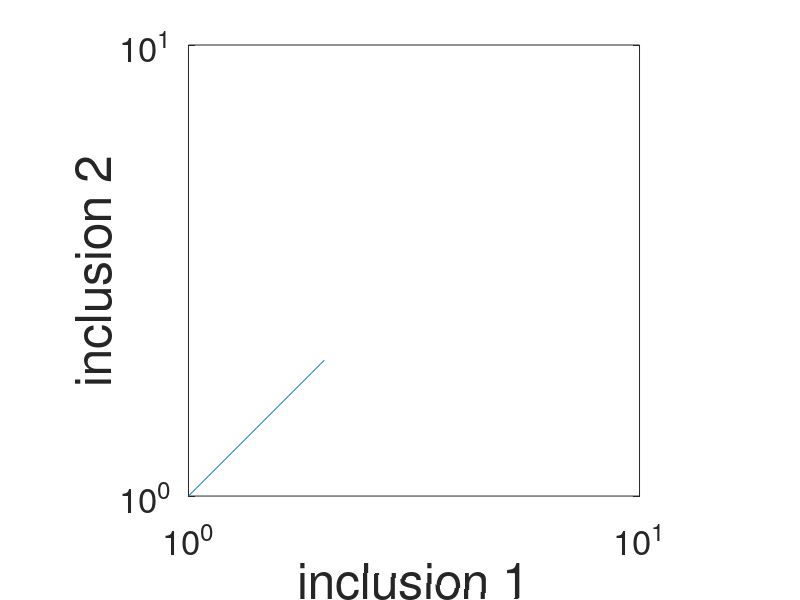

This chart was generated by the following MATLAB code:
clear variables; clc;

a = linspace(1, 2, 25);

b = linspace(1, 2, 25);

c = a;

plot(a, c)

set(gca,'fontsize',25)

xlabel('inclusion 1', 'FontSize', 36)
ylabel('inclusion 2', 'FontSize', 36)
axis square
set(gca, 'XScale', 'log')
set(gca, 'YScale', 'log')